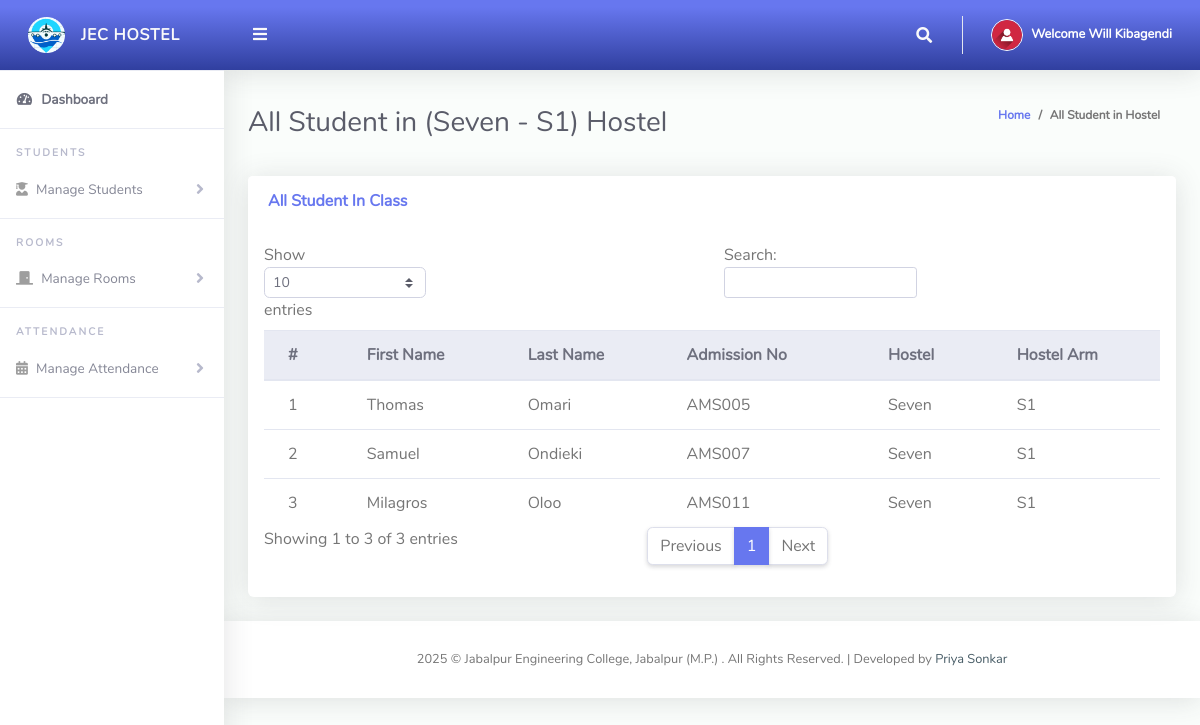
The page /ClassTeacher/viewStudents.php (signed in) on the database its author committed.
### tables this page shows
CREATE TABLE `tblclassteacher` (
  `Id` int(10) NOT NULL,
  `firstName` varchar(255) NOT NULL,
  `lastName` varchar(255) NOT NULL,
  `emailAddress` varchar(255) NOT NULL,
  `password` varchar(255) NOT NULL,
  `phoneNo` varchar(50) NOT NULL,
  `classId` varchar(10) NOT NULL,
  `classArmId` varchar(10) NOT NULL,
  `dateCreated` varchar(50) NOT NULL
);

CREATE TABLE `tblclassarms` (
  `Id` int(10) NOT NULL,
  `classId` varchar(10) NOT NULL,
  `classArmName` varchar(255) NOT NULL,
  `isAssigned` varchar(10) NOT NULL
);

CREATE TABLE `tblclass` (
  `Id` int(10) NOT NULL,
  `className` varchar(255) NOT NULL
);

CREATE TABLE `tblstudents` (
  `Id` int(10) NOT NULL,
  `firstName` varchar(255) NOT NULL,
  `lastName` varchar(255) NOT NULL,
   
  `admissionNumber` varchar(255) NOT NULL,
  `password` varchar(50) NOT NULL,
  `classId` varchar(10) NOT NULL,
  `classArmId` varchar(10) NOT NULL,
  `dateCreated` varchar(50) NOT NULL
);

### ClassTeacher/viewStudents.php (the view, shortened to what this page needs)
<?php
include '../Includes/dbcon.php';
$query = "SELECT tblclass.className,tblclassarms.classArmName
    FROM tblclassteacher
    INNER JOIN tblclass ON tblclass.Id = tblclassteacher.classId
    INNER JOIN tblclassarms ON tblclassarms.Id = tblclassteacher.classArmId
    Where tblclassteacher.Id = '$_SESSION[userId]'";
    $rs = $conn->query($query);
    $rrw = $rs->fetch_assoc();
?>
<!DOCTYPE html>
<html lang="en">
<head>
  <link href="../vendor/fontawesome-free/css/all.min.css" rel="stylesheet" type="text/css">
  <link href="../vendor/bootstrap/css/bootstrap.min.css" rel="stylesheet" type="text/css">
  <link href="css/ruang-admin.min.css" rel="stylesheet">
</head>
<body id="page-top">
  <div id="wrapper">
      <?php include "Includes/sidebar.php";?>
    <div id="content-wrapper" class="d-flex flex-column">
      <div id="content">
       <?php include "Includes/topbar.php";?>
        <div class="container-fluid" id="container-wrapper">
          <div class="d-sm-flex align-items-center justify-content-between mb-4">
            <h1 class="h3 mb-0 text-gray-800">All Student in (<?php echo $rrw['className'].' - '.$rrw['classArmName'];?>) Hostel</h1>
            <ol class="breadcrumb">
              <li class="breadcrumb-item"><a href="./">Home</a></li>
              <li class="breadcrumb-item active" aria-current="page">All Student in Hostel</li>
            </ol>
          </div>
          <div class="row">
            <div class="col-lg-12">
                 <div class="row">
              <div class="col-lg-12">
              <div class="card mb-4">
                <div class="card-header py-3 d-flex flex-row align-items-center justify-content-between">
                  <h6 class="m-0 font-weight-bold text-primary">All Student In Class</h6>
                </div>
                <div class="table-responsive p-3">
                  <table class="table align-items-center table-flush table-hover" id="dataTableHover">
                    <thead class="thead-light">
                      <tr>
                        <th>#</th>
                        <th>First Name</th>
                        <th>Last Name</th>
                        <th>Admission No</th>
                        <th>Hostel</th>
                        <th>Hostel Arm</th>
                      </tr>
                    </thead>
                    <tbody>
                  <?php
                      $query = "SELECT tblstudents.Id,tblclass.className,tblclassarms.classArmName,tblclassarms.Id AS classArmId,tblstudents.firstName,
                      tblstudents.lastName,tblstudents.admissionNumber,tblstudents.dateCreated
                      FROM tblstudents
                      INNER JOIN tblclass ON tblclass.Id = tblstudents.classId
                      INNER JOIN tblclassarms ON tblclassarms.Id = tblstudents.classArmId
                      where tblstudents.classId = '$_SESSION[classId]' and tblstudents.classArmId = '$_SESSION[classArmId]'";
                      $rs = $conn->query($query);
                      $num = $rs->num_rows;
                      $sn=0;
                      if($num > 0)
                      {
                        while ($rows = $rs->fetch_assoc())
                          {
                             $sn = $sn + 1;
                            echo"
                              <tr>
                                <td>".$sn."</td>
                                <td>".$rows['firstName']."</td>
                                <td>".$rows['lastName']."</td>
                                <td>".$rows['admissionNumber']."</td>
                                <td>".$rows['className']."</td>
                                <td>".$rows['classArmName']."</td>
                              </tr>";
                          }
                      }
                      else
                      {
                           echo
                           "<div class='alert alert-danger' role='alert'>
                            No Record Found!
                            </div>";
                      }
                      ?>
                    </tbody>
                  </table>
                </div>
              </div>
            </div>
            </div>
          </div>
        </div>
      </div>
       <?php include "Includes/footer.php";?>
    </div>
  </div>
</body>
</html>

### ClassTeacher/Includes/topbar.php (shortened to what this page needs)
<?php
  $query = "SELECT * FROM tblclassteacher WHERE Id = ".$_SESSION['userId']."";
  $rs = $conn->query($query);
  $rows = $rs->fetch_assoc();
  $fullName = $rows['firstName']." ".$rows['lastName'];;
?>
<nav class="navbar navbar-expand navbar-light bg-gradient-primary topbar mb-4 static-top">
          <button id="sidebarToggleTop" class="btn btn-link rounded-circle mr-3">
            <i class="fa fa-bars"></i>
          </button>
          <ul class="navbar-nav ml-auto">
            <li class="nav-item dropdown no-arrow">
              <a class="nav-link dropdown-toggle" href="#" id="searchDropdown" role="button" data-toggle="dropdown"
                aria-haspopup="true" aria-expanded="false">
                <i class="fas fa-search fa-fw"></i>
              </a>
            </li>
            <li class="nav-item dropdown no-arrow">
              <a class="nav-link dropdown-toggle" href="#" id="userDropdown" role="button" data-toggle="dropdown"
                aria-haspopup="true" aria-expanded="false">
                <img class="img-profile rounded-circle" src="img/user-icn.png" style="max-width: 60px">
                <span class="ml-2 d-none d-lg-inline text-white small"><b>Welcome <?php echo $fullName;?></b></span>
              </a>
            </li>
          </ul>
        </nav>

### rows shown on the page
tblclassteacher: fullName "Will Kibagendi"
tblclassarms: classId.className "Seven", classArmName "S1"
tblstudents: firstName "Thomas", lastName "Omari", admissionNumber "AMS005", classId.className "Seven", classArmId.classArmName "S1"
tblstudents: firstName "Samuel", lastName "Ondieki", admissionNumber "AMS007", classId.className "Seven", classArmId.classArmName "S1"
tblstudents: firstName "Milagros", lastName "Oloo", admissionNumber "AMS011", classId.className "Seven", classArmId.classArmName "S1"
